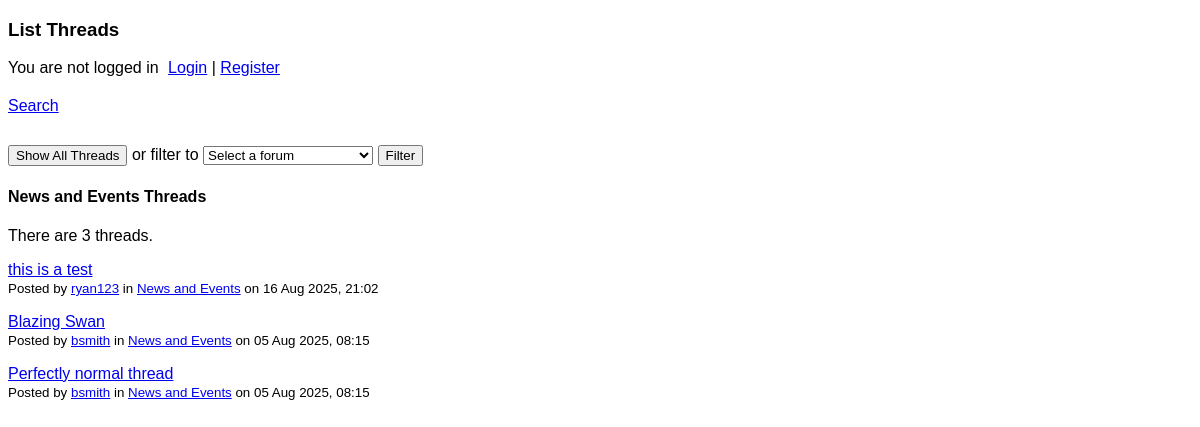
Screenshot of /list_threads.php?forum_id=2 with the database file from the repository.
### tables this page shows
CREATE TABLE `forum` (
  `forum_id` tinyint(3) UNSIGNED NOT NULL,
  `forum_name` varchar(50) NOT NULL
);

CREATE TABLE `thread` (
  `thread_id` int(11) NOT NULL,
  `username` varchar(20) NOT NULL,
  `forum_id` tinyint(3) UNSIGNED NOT NULL,
  `title` varchar(100) NOT NULL,
  `content` varchar(40000) NOT NULL,
  `post_date` timestamp NOT NULL DEFAULT current_timestamp() ON UPDATE current_timestamp()
);

### list_threads.php (the view, shortened to what this page needs)
<?php
  require 'db_connect.php';
?>
<!DOCTYPE html>
<html>
  <head>
    <link rel="stylesheet" type="text/css" href="forum_stylesheet.css" />
  </head>
  <body>
    <h3>List Threads</h3>
    <?php
      if (isset($_SESSION['username']) && isset($_SESSION['access_level'])) {
        echo '<p style="display: inline; margin-right: 10px;">Welcome, ' . htmlspecialchars($_SESSION['username']) . ' (' . htmlspecialchars($_SESSION['access_level']) . ')</p>
        <a href="logout.php">Logout</a>';
      } else {
        echo '<p style="display: inline; margin-right: 5px;">You are not logged in</p>
        <a href="login.php">Login</a> |
        <a href="register_form.php">Register</a>';
      }
    ?>
    <?php
      echo '<div style="margin: 20px 0 30px"><a href="search_threads.php">Search</a>';
      if (isset($_SESSION['username']) && isset($_SESSION['access_level']) && $_SESSION['access_level'] === "admin") {
        echo ' | <a href="new_thread_form.php">New Thread</a> |
        <a href="change_access_level_form.php">Change Access Level</a> |
        <a href="view_logs.php">View Logs</a>
        </div>';
      } else if (isset($_SESSION['username'])) {
        echo ' | <a href="new_thread_form.php">New Thread</a></div>';
      } else {
        echo '</div>';
      }
    ?>
    <form name="list_threads" method="get" action="list_threads.php" >
      <p><input type="button" value="Show All Threads" onclick="window.location.href = 'list_threads.php'" /> or filter to
        <select name="forum_id">
          <option value="" selected disabled>Select a forum</option>
          <?php
            $result = $db->query("SELECT * FROM forum ORDER BY forum_id");
            foreach($result as $row) {
              if (isset($_GET['forum_id']) && $_GET['forum_id'] == $row['forum_id']) {
                $current_forum_name = $row['forum_name'];
              }
            }
          ?>
        </select> <input type="submit" value="Filter" />
      </p>
    </form>
    <?php
      if (isset($_GET['forum_id'])) {
        echo '<h4>'.htmlspecialchars($current_forum_name).' Threads</h4>';
        $stmt = $db->prepare("SELECT t.thread_id, t.username, t.title, UNIX_TIMESTAMP(t.post_date) AS post_date, t.forum_id, f.forum_name
                  FROM thread t
                  JOIN forum f ON t.forum_id = f.forum_id
                  WHERE t.forum_id = ?
                  ORDER BY t.post_date DESC");
        $stmt->execute( [$_GET['forum_id']] );
      }
      $result_data = $stmt->fetchAll();
      if (count($result_data) > 0) {
        $thread_count = count($result_data);
        $thread_word = $thread_count === 1 ? 'thread' : 'threads';
        echo "<p>There " . ($thread_count === 1 ? "is" : "are") . " $thread_count $thread_word.</p>";
        foreach($result_data as $row) {
          echo '<p><a href="view_thread.php?id='.urlencode($row['thread_id']).'">'.htmlspecialchars($row['title']).'</a><br />';
          echo '<small>Posted by <a href="view_profile.php?username='.urlencode($row['username']).'">'.htmlspecialchars($row['username']).'</a>
          in <a href="list_threads.php?forum_id='.urlencode($row['forum_id']).'">'.htmlspecialchars($row['forum_name']).'</a>
          on '.date('d M Y, H:i', htmlspecialchars($row['post_date'])).'
          </small></p>';
        }
      } else {
        echo '<p>No threads posted.</p>';
      }
    ?>
  </body>
</html>

### forum_stylesheet.css (style rules this page uses)
* { font-family: Arial; box-sizing: border-box; }
input[type="text"], input[type="password"], select { width: 170px; }

### rows the page displays
forum: forum_name "News and Events"
thread: title "this is a test", username "ryan123", forum.forum_name "News and Events", post_date "16 Aug 2025, 21:02"
thread: title "Blazing Swan", username "bsmith", forum.forum_name "News and Events", post_date "05 Aug 2025, 08:15"
thread: title "Perfectly normal thread", username "bsmith", forum.forum_name "News and Events", post_date "05 Aug 2025, 08:15"

### other values shown
$thread_count "3"
$thread_word "threads"
